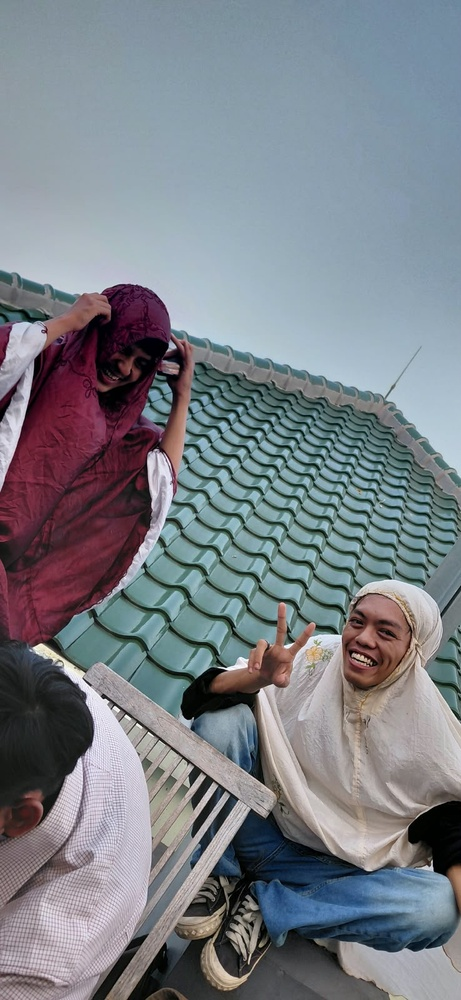
#> input picture images/ukhti.jpeg, 461 x 1000 px, shrunk from 738 x 1600 before the run, found by its file name
$ jupyter execute citra.ipynb
#> lines starting #> are read from the running program, lines starting #| are printed output that depends on the picture
# Pembuktian Citra Digital sebagai Susunan Angka

## 1. Pendahuluan

Citra digital adalah representasi gambar dalam bentuk data numerik yang dapat diproses oleh komputer. Sebuah citra digital tersusun atas elemen-elemen kecil yang disebut piksel (picture element).

Setiap piksel menyimpan informasi tertentu. Pada citra grayscale, setiap piksel umumnya menyimpan satu nilai intensitas keabuan. Sementara itu, pada citra berwarna dengan model RGB, setiap piksel memiliki tiga komponen, yaitu Red (merah), Green (hijau), dan Blue (biru).

Dalam eksperimen ini, Python digunakan untuk membaca sebuah gambar, mengubahnya menjadi array numerik, mengamati nilai piksel, dan membentuk kembali gambar dari array tersebut.

## 2. Tujuan

1. Membuktikan bahwa citra digital direpresentasikan oleh data numerik.
2. Mengetahui dimensi dan jumlah piksel sebuah gambar.
3. Mengidentifikasi nilai RGB pada koordinat piksel tertentu.
4. Mengamati hubungan antara nilai numerik dan tampilan visual gambar.
5. Membuktikan bahwa gambar dapat direkonstruksi dari array numerik.

[cell 1]
from PIL import Image
import numpy as np
import matplotlib.pyplot as plt
from pathlib import Path

# Lokasi gambar
image_path = Path(r"C:\CitraDigital\images\ukhti.jpeg")

# Memastikan file tersedia
if not image_path.exists():
    raise FileNotFoundError(
        "Gambar tidak ditemukan. Periksa folder images "
        "dan nama file ukhti.jpeg."
    )

# Membuka gambar dan mengubahnya menjadi RGB
img = Image.open(image_path).convert("RGB")
#> img is the input picture: PIL image 461x1000 RGB; mean R, G, B 122.5, 127.8, 135

# Mengubah gambar menjadi array NumPy
pixels = np.array(img)

print("Gambar berhasil dibaca!")
print("Ukuran gambar (lebar, tinggi):", img.size)
#| Ukuran gambar (lebar, tinggi): (461, 1000)
print("Bentuk array:", pixels.shape)
#| Bentuk array: (1000, 461, 3)
print("Tipe data:", pixels.dtype)
#| Tipe data: uint8
print("Jumlah piksel:", img.width * img.height)
#| Jumlah piksel: 461000
print("Jumlah nilai numerik:", pixels.size)
#| Jumlah nilai numerik: 1383000
print("Nilai minimum:", pixels.min())
#| Nilai minimum: 0
print("Nilai maksimum:", pixels.max())
#| Nilai maksimum: 255

[cell 2]
# Menampilkan gambar asli
plt.figure(figsize=(6, 4))
plt.imshow(img)
plt.title("Gambar Asli")
plt.axis("off")
plt.show()

# Menampilkan matriks RGB dari 5 baris dan 5 kolom pertama
print("Matriks RGB pada area 5 x 5 piksel:")
print(pixels[:5, :5, :])
#> (printed output is left out)

[cell 3]
# Koordinat piksel
x, y = 10, 20

# NumPy menggunakan urutan [baris, kolom, kanal]
rgb = pixels[y, x]
#> rgb = [130, 144, 153]

print(f"Koordinat piksel: (x={x}, y={y})")
print("Nilai RGB:", rgb)
#| Nilai RGB: [130 144 153]
print("Merah (R):", int(rgb[0]))
#| Merah (R): 130
print("Hijau (G):", int(rgb[1]))
#| Hijau (G): 144
print("Biru (B):", int(rgb[2]))
#| Biru (B): 153

# Visualisasi warna dari satu piksel
color_patch = np.zeros((100, 100, 3), dtype=np.uint8)
color_patch[:] = rgb
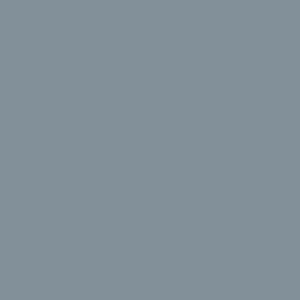
#> color_patch: shape (100, 100, 3) (shown 3 times larger); mean of channels 0, 1, 2 130, 144, 153; drawn as R, G, B

plt.figure(figsize=(3, 3))
plt.imshow(color_patch)
plt.title(f"RGB: {rgb.tolist()}")
plt.axis("off")
plt.show()

## 3. Konversi Citra RGB Menjadi Grayscale

Citra RGB memiliki tiga kanal warna, yaitu merah (Red), hijau (Green), dan biru (Blue). Sementara itu, citra grayscale merepresentasikan setiap piksel menggunakan satu nilai intensitas keabuan.

Konversi ini dapat dilakukan menggunakan rumus pendekatan luminansi:

\[
Y = 0.299R + 0.587G + 0.114B
\]

R, G, dan B merupakan nilai intensitas masing-masing kanal warna, sedangkan Y merupakan nilai intensitas grayscale.

Eksperimen ini bertujuan membuktikan bahwa representasi citra dapat diubah melalui operasi matematis pada nilai-nilai piksel.

[cell 4]
# Mengambil kanal RGB
R = pixels[:, :, 0].astype(np.float64)
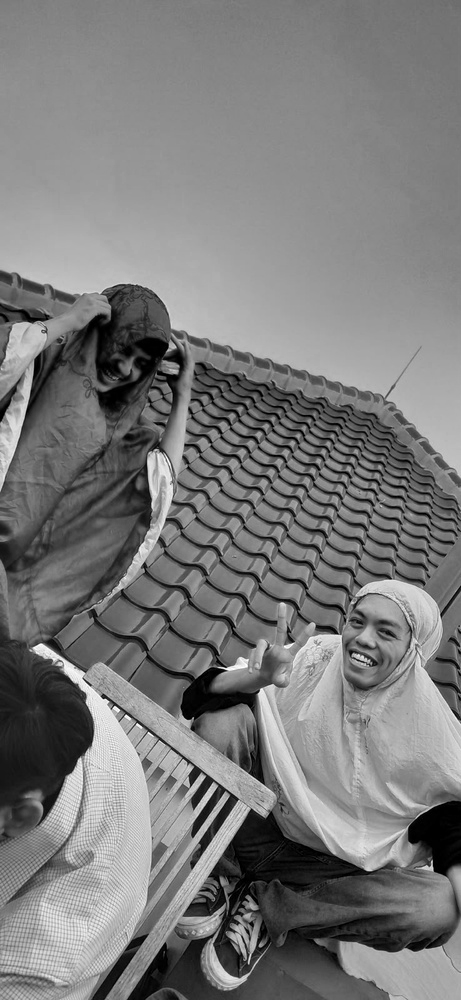
#> R: shape (1000, 461) float64; min 0, max 255, mean 122.5
G = pixels[:, :, 1].astype(np.float64)
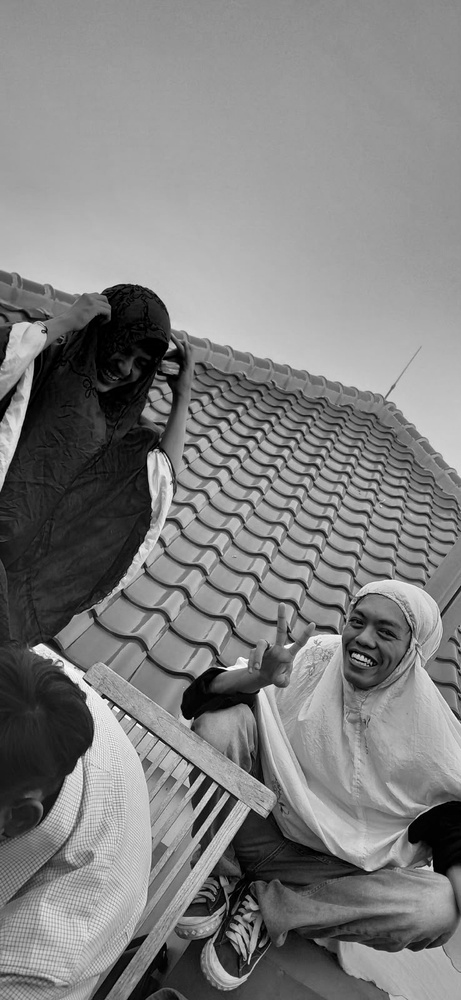
#> G: shape (1000, 461) float64; min 0, max 255, mean 127.8
B = pixels[:, :, 2].astype(np.float64)
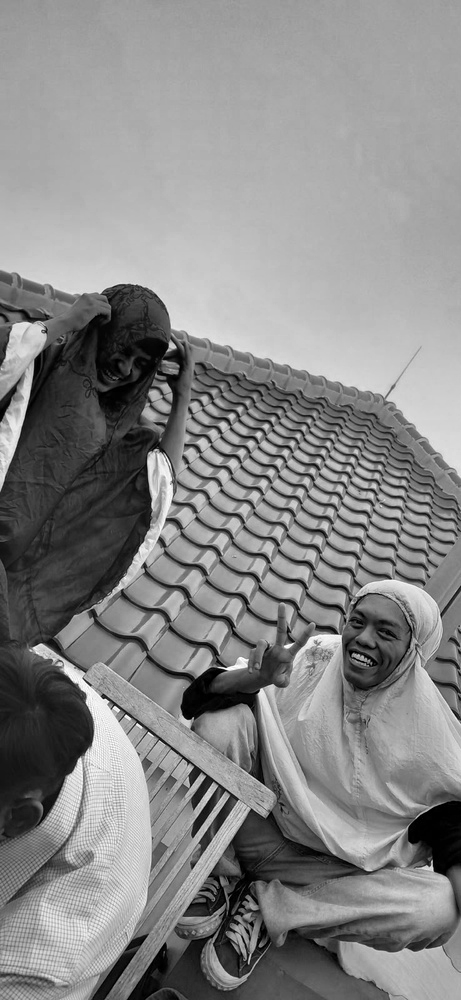
#> B: shape (1000, 461) float64; min 0, max 255, mean 135

# Menghitung intensitas grayscale dengan rumus luminansi
gray_array = np.round(
    0.299 * R + 0.587 * G + 0.114 * B
).clip(0, 255).astype(np.uint8)
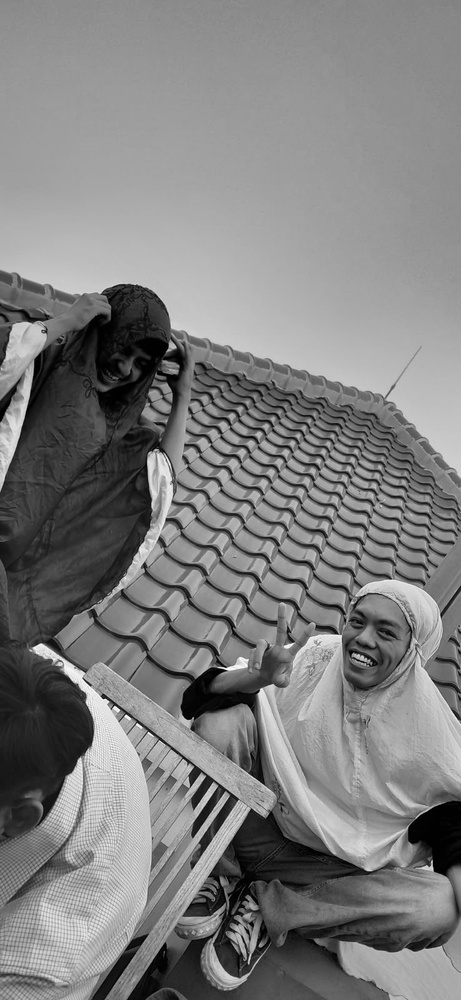
#> gray_array: shape (1000, 461); min 0, max 255, mean 127

# Menampilkan gambar RGB dan grayscale
fig, ax = plt.subplots(1, 2, figsize=(10, 4))

ax[0].imshow(pixels)
ax[0].set_title("Citra RGB")
ax[1].imshow(gray_array, cmap="gray", vmin=0, vmax=255)
ax[1].set_title("Citra Grayscale")

for a in ax:
    a.axis("off")

plt.tight_layout()
plt.show()

print("Bentuk array RGB:", pixels.shape)
#| Bentuk array RGB: (1000, 461, 3)
print("Bentuk array grayscale:", gray_array.shape)
#| Bentuk array grayscale: (1000, 461)
print("Contoh nilai grayscale:", gray_array[20, 10])
#| Contoh nilai grayscale: 141

## 4. Manipulasi Nilai Piksel

Citra digital dapat dimodifikasi melalui operasi aritmetika pada nilai pikselnya. Salah satu contohnya adalah menambahkan konstanta pada intensitas setiap kanal untuk meningkatkan kecerahan gambar.

Pada eksperimen ini, setiap nilai piksel ditambah dengan konstanta 50. Nilai hasil penjumlahan dibatasi hingga 255 karena citra RGB 8-bit memiliki rentang nilai 0 sampai 255.

Eksperimen ini menunjukkan hubungan langsung antara perubahan nilai numerik dan perubahan tampilan citra.

[cell 5]
# Menambah kecerahan setiap kanal sebesar 50
bright_array = np.clip(
    pixels.astype(np.int16) + 50,
    0, 255
).astype(np.uint8)
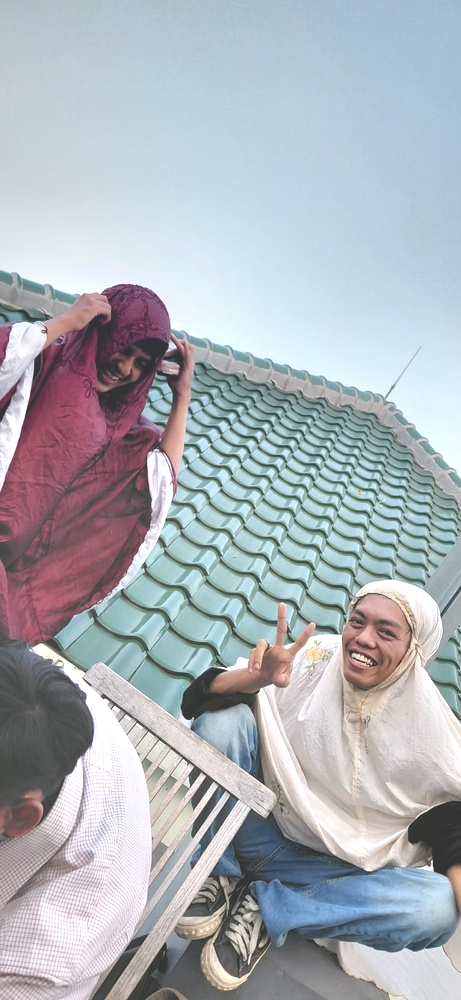
#> bright_array: shape (1000, 461, 3); mean R, G, B 172.2, 177.6, 184.4

# Mengurangi kecerahan sebesar 50
dark_array = np.clip(
    pixels.astype(np.int16) - 50,
    0, 255
).astype(np.uint8)
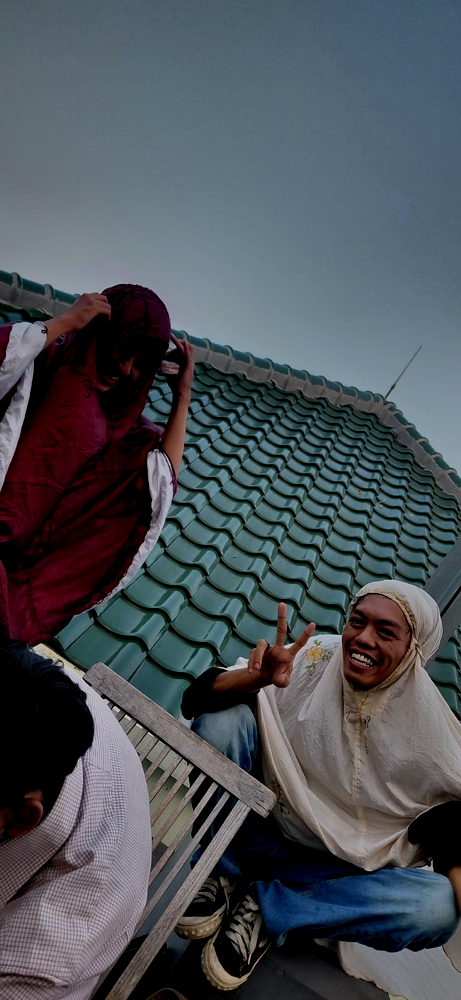
#> dark_array: shape (1000, 461, 3); mean R, G, B 75.6, 81.6, 87.9

# Membandingkan hasilnya
fig, ax = plt.subplots(1, 3, figsize=(14, 4))

ax[0].imshow(pixels)
ax[0].set_title("Citra Asli")
ax[1].imshow(bright_array)
ax[1].set_title("Lebih Terang (+50)")
ax[2].imshow(dark_array)
ax[2].set_title("Lebih Gelap (-50)")

for a in ax:
    a.axis("off")

plt.tight_layout()
plt.show()

print("Rata-rata nilai RGB asli:", round(pixels.mean(), 2))
#| Rata-rata nilai RGB asli: 128.45
print("Rata-rata RGB lebih terang:", round(bright_array.mean(), 2))
#| Rata-rata RGB lebih terang: 178.07
print("Rata-rata RGB lebih gelap:", round(dark_array.mean(), 2))
#| Rata-rata RGB lebih gelap: 81.71

## 5. Analisis Histogram Citra

Histogram citra merupakan grafik distribusi frekuensi nilai intensitas piksel. Pada citra grayscale 8-bit, nilai intensitas berkisar antara 0 sampai 255.

Histogram membantu menjelaskan karakteristik distribusi piksel. Nilai yang banyak muncul menunjukkan intensitas yang dominan dalam gambar.

Melalui eksperimen ini, distribusi angka penyusun citra dapat dianalisis secara statistik.

[cell 6]
plt.figure(figsize=(10, 4))

plt.hist(
    gray_array.ravel(),
    bins=256,
    range=(0, 256),
    color="gray"
)

plt.title("Histogram Intensitas Citra Grayscale")
plt.xlabel("Nilai Intensitas (0–255)")
plt.ylabel("Jumlah Piksel")
plt.xlim(0, 255)
plt.grid(alpha=0.2)
plt.show()
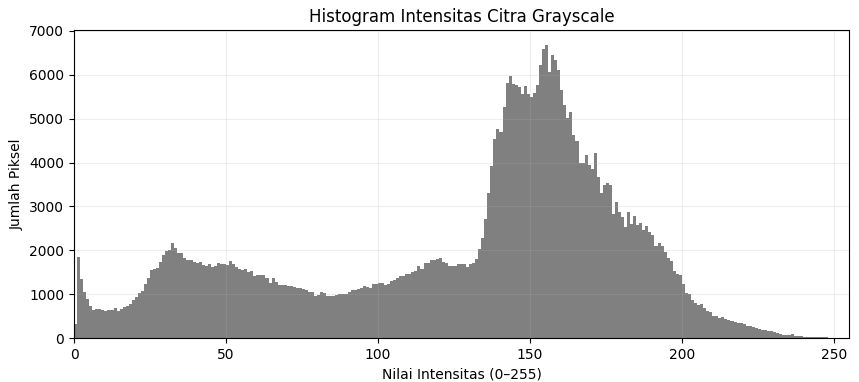
#> figure drawn by matplotlib, 1 panel; tallest bar 6687 high, from x = 155 to 156

print("Intensitas minimum:", int(gray_array.min()))
#| Intensitas minimum: 0
print("Intensitas maksimum:", int(gray_array.max()))
#| Intensitas maksimum: 255
print("Rata-rata intensitas:", round(float(gray_array.mean()), 2))
#| Rata-rata intensitas: 127.04
print("Median intensitas:", float(np.median(gray_array)))
#| Median intensitas: 145.0
print("Standar deviasi:", round(float(gray_array.std()), 2))
#| Standar deviasi: 54.0

## 6. Rekonstruksi Citra dari Array Numerik

Pada tahap ini, citra dibentuk kembali menggunakan array NumPy yang berisi nilai RGB. Hasil rekonstruksi kemudian dibandingkan dengan array citra asli.

Apabila array sebelum dan sesudah rekonstruksi memiliki nilai yang sama, berarti data numerik tersebut dapat merepresentasikan kembali citra tanpa perubahan nilai piksel pada proses ini.

[cell 7]
# Membangun kembali citra dari array numerik
reconstructed_img = Image.fromarray(pixels, mode="RGB")
reconstructed_array = np.array(reconstructed_img)

# Memeriksa kesamaan data
identical = np.array_equal(pixels, reconstructed_array)
#> identical = True
different_values = int(np.count_nonzero(pixels != reconstructed_array))
#> different_values = 0
max_difference = int(
    np.abs(
        pixels.astype(np.int16) -
        reconstructed_array.astype(np.int16)
    ).max()
)
#> max_difference = 0

fig, ax = plt.subplots(1, 2, figsize=(10, 4))

ax[0].imshow(img)
ax[0].set_title("Gambar Asli")
ax[1].imshow(reconstructed_img)
ax[1].set_title("Hasil Rekonstruksi")

for a in ax:
    a.axis("off")

plt.tight_layout()
plt.show()

print("Apakah array identik?", identical)
#| Apakah array identik? True
print("Jumlah nilai kanal yang berbeda:", different_values)
#| Jumlah nilai kanal yang berbeda: 0
print("Perbedaan maksimum:", max_difference)
#| Perbedaan maksimum: 0
